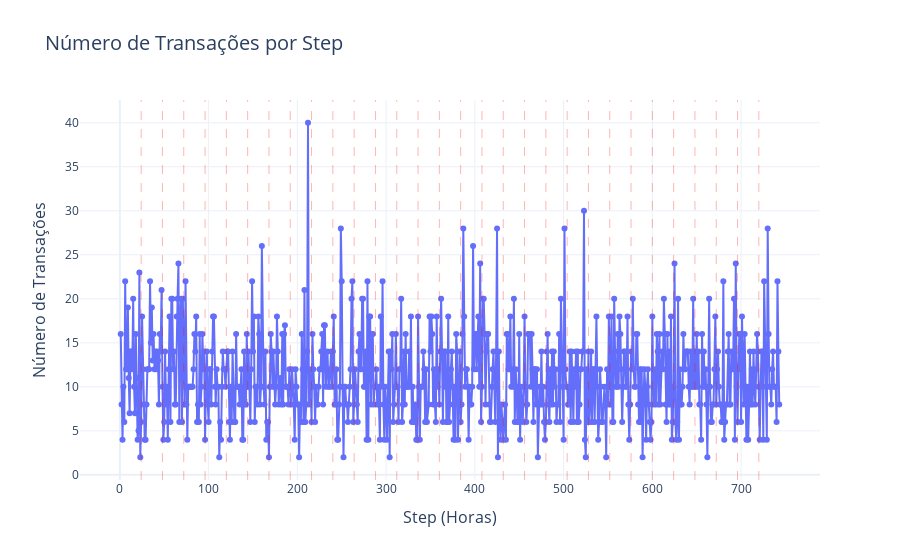

The cell this chart's notebook holds for it:
### Code cell
# Somente as fraudes

plot_transacoes_step(df[df['isFraud']==1])

### Figure 1 — Plotly figure (JSON) as saved in the notebook; plotly's stock layout.template omitted (floating-point values rounded to 4 significant figures; data arrays with more than 128 entries replaced by an {"elided": "..."} marker saying what was removed)
{"data": [{"hovertemplate": "Step (Horas)=%{x}<br>Número de Transações=%{y}<extra></extra>", "legendgroup": "", "line": {"color": "#636efa", "dash": "solid"}, "marker": {"symbol": "circle"}, "mode": "lines+markers", "name": "", "orientation": "v", "showlegend": false, "type": "scatter", "x": {"elided": "741 int values"}, "xaxis": "x", "y": {"elided": "741 int values"}, "yaxis": "y"}], "layout": {"hovermode": "x", "legend": {"tracegroupgap": 0}, "shapes": [{"line": {"color": "red", "dash": "dash", "width": 0.3}, "type": "line", "x0": 24, "x1": 24, "xref": "x", "y0": 0, "y1": 1, "yref": "y domain"}, {"line": {"color": "red", "dash": "dash", "width": 0.3}, "type": "line", "x0": 48, "x1": 48, "xref": "x", "y0": 0, "y1": 1, "yref": "y domain"}, {"line": {"color": "red", "dash": "dash", "width": 0.3}, "type": "line", "x0": 72, "x1": 72, "xref": "x", "y0": 0, "y1": 1, "yref": "y domain"}, {"line": {"color": "red", "dash": "dash", "width": 0.3}, "type": "line", "x0": 96, "x1": 96, "xref": "x", "y0": 0, "y1": 1, "yref": "y domain"}, {"line": {"color": "red", "dash": "dash", "width": 0.3}, "type": "line", "x0": 120, "x1": 120, "xref": "x", "y0": 0, "y1": 1, "yref": "y domain"}, {"line": {"color": "red", "dash": "dash", "width": 0.3}, "type": "line", "x0": 144, "x1": 144, "xref": "x", "y0": 0, "y1": 1, "yref": "y domain"}, {"line": {"color": "red", "dash": "dash", "width": 0.3}, "type": "line", "x0": 168, "x1": 168, "xref": "x", "y0": 0, "y1": 1, "yref": "y domain"}, {"line": {"color": "red", "dash": "dash", "width": 0.3}, "type": "line", "x0": 192, "x1": 192, "xref": "x", "y0": 0, "y1": 1, "yref": "y domain"}, {"line": {"color": "red", "dash": "dash", "width": 0.3}, "type": "line", "x0": 216, "x1": 216, "xref": "x", "y0": 0, "y1": 1, "yref": "y domain"}, {"line": {"color": "red", "dash": "dash", "width": 0.3}, "type": "line", "x0": 240, "x1": 240, "xref": "x", "y0": 0, "y1": 1, "yref": "y domain"}, {"line": {"color": "red", "dash": "dash", "width": 0.3}, "type": "line", "x0": 264, "x1": 264, "xref": "x", "y0": 0, "y1": 1, "yref": "y domain"}, {"line": {"color": "red", "dash": "dash", "width": 0.3}, "type": "line", "x0": 288, "x1": 288, "xref": "x", "y0": 0, "y1": 1, "yref": "y domain"}, {"line": {"color": "red", "dash": "dash", "width": 0.3}, "type": "line", "x0": 312, "x1": 312, "xref": "x", "y0": 0, "y1": 1, "yref": "y domain"}, {"line": {"color": "red", "dash": "dash", "width": 0.3}, "type": "line", "x0": 336, "x1": 336, "xref": "x", "y0": 0, "y1": 1, "yref": "y domain"}, {"line": {"color": "red", "dash": "dash", "width": 0.3}, "type": "line", "x0": 360, "x1": 360, "xref": "x", "y0": 0, "y1": 1, "yref": "y domain"}, {"line": {"color": "red", "dash": "dash", "width": 0.3}, "type": "line", "x0": 384, "x1": 384, "xref": "x", "y0": 0, "y1": 1, "yref": "y domain"}, {"line": {"color": "red", "dash": "dash", "width": 0.3}, "type": "line", "x0": 408, "x1": 408, "xref": "x", "y0": 0, "y1": 1, "yref": "y domain"}, {"line": {"color": "red", "dash": "dash", "width": 0.3}, "type": "line", "x0": 432, "x1": 432, "xref": "x", "y0": 0, "y1": 1, "yref": "y domain"}, {"line": {"color": "red", "dash": "dash", "width": 0.3}, "type": "line", "x0": 456, "x1": 456, "xref": "x", "y0": 0, "y1": 1, "yref": "y domain"}, {"line": {"color": "red", "dash": "dash", "width": 0.3}, "type": "line", "x0": 480, "x1": 480, "xref": "x", "y0": 0, "y1": 1, "yref": "y domain"}, {"line": {"color": "red", "dash": "dash", "width": 0.3}, "type": "line", "x0": 504, "x1": 504, "xref": "x", "y0": 0, "y1": 1, "yref": "y domain"}, {"line": {"color": "red", "dash": "dash", "width": 0.3}, "type": "line", "x0": 528, "x1": 528, "xref": "x", "y0": 0, "y1": 1, "yref": "y domain"}, {"line": {"color": "red", "dash": "dash", "width": 0.3}, "type": "line", "x0": 552, "x1": 552, "xref": "x", "y0": 0, "y1": 1, "yref": "y domain"}, {"line": {"color": "red", "dash": "dash", "width": 0.3}, "type": "line", "x0": 576, "x1": 576, "xref": "x", "y0": 0, "y1": 1, "yref": "y domain"}, {"line": {"color": "red", "dash": "dash", "width": 0.3}, "type": "line", "x0": 600, "x1": 600, "xref": "x", "y0": 0, "y1": 1, "yref": "y domain"}, {"line": {"color": "red", "dash": "dash", "width": 0.3}, "type": "line", "x0": 624, "x1": 624, "xref": "x", "y0": 0, "y1": 1, "yref": "y domain"}, {"line": {"color": "red", "dash": "dash", "width": 0.3}, "type": "line", "x0": 648, "x1": 648, "xref": "x", "y0": 0, "y1": 1, "yref": "y domain"}, {"line": {"color": "red", "dash": "dash", "width": 0.3}, "type": "line", "x0": 672, "x1": 672, "xref": "x", "y0": 0, "y1": 1, "yref": "y domain"}, {"line": {"color": "red", "dash": "dash", "width": 0.3}, "type": "line", "x0": 696, "x1": 696, "xref": "x", "y0": 0, "y1": 1, "yref": "y domain"}, {"line": {"color": "red", "dash": "dash", "width": 0.3}, "type": "line", "x0": 720, "x1": 720, "xref": "x", "y0": 0, "y1": 1, "yref": "y domain"}], "title": {"font": {"size": 20}, "text": "Número de Transações por Step"}, "xaxis": {"anchor": "y", "domain": [0, 1], "title": {"font": {"size": 16}, "text": "Step (Horas)"}}, "yaxis": {"anchor": "x", "domain": [0, 1], "title": {"font": {"size": 16}, "text": "Número de Transações"}}}}
